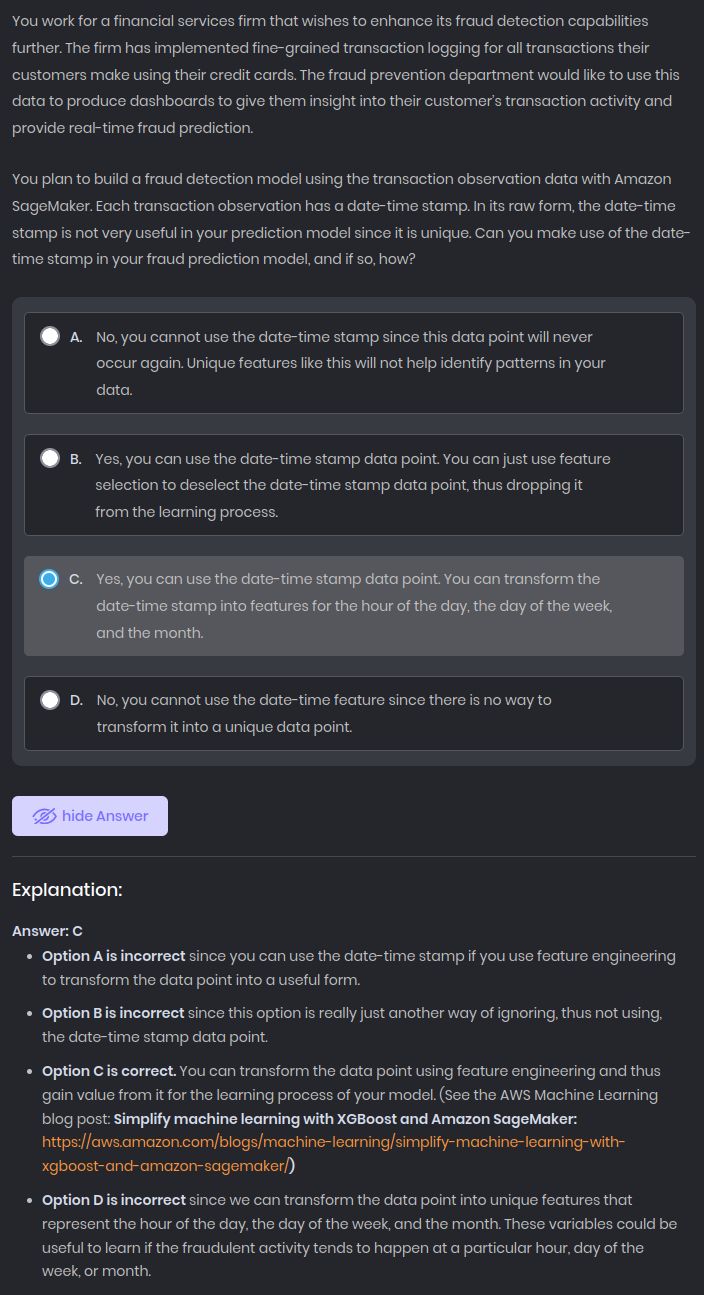
#> input picture images/Example.png, 704 x 1295 px; its folder holds only this picture in this run
$ python -i ocr.py   (imports and definitions only)
#> lines starting #> are read from the running program, lines starting #| are printed output that depends on the picture; after the words box and inside, x2 and y2 are one past the last pixel; in counts of white or black regions, pixels touching at a corner belong together
# ocr_utils.py
# This file handles Optical Character Recognition (OCR) to extract text from images
# It processes exam question images and converts them to readable text for analysis

# Import necessary libraries for image processing and OCR
import cv2  # OpenCV for image processing and manipulation
import numpy as np  # NumPy for numerical operations on image arrays
import easyocr  # EasyOCR library for text recognition from images
from PIL import Image  # Python Imaging Library for image format conversions
from typing import List  # Type hints for better code documentation

# Global variable to store the OCR reader instance
# We initialize it once to avoid reloading the model multiple times (which is slow)
_reader = None

# [23 lines left out: function init_reader, not called in this run]

def preprocess_image(path: str, resize_width: int = 1600) -> np.ndarray:
    """
    Preprocesses an image to improve OCR accuracy.

    This function applies various image processing techniques to enhance text
    readability for the OCR engine. It handles resizing, grayscale conversion,
    dark background detection, noise reduction, and adaptive thresholding.

    Args:
        path (str): File path to the input image
        resize_width (int): Target width for image resizing (default: 1600)

    Returns:
        np.ndarray: Preprocessed image as a NumPy array ready for OCR

    Raises:
        FileNotFoundError: If the image file cannot be found or loaded
    """
#> called with path = '../images/Example.png', resize_width = 1600
    # Load the image from the specified path
    img = cv2.imread(path)
#> img is the input picture: shape (1295, 704, 3); mean B, G, R 58.2, 52.5, 50.7
    if img is None:
        raise FileNotFoundError(f"Image not found: {path}")

    # Get image dimensions (height, width)
    h, w = img.shape[:2]
#> h = 1295; w = 704

    # Resize image if it's smaller than the target width
    # This helps improve OCR accuracy on small images
    if w < resize_width:
        scale = resize_width / w  # Calculate scaling factor
#> scale = 2.27
        # Resize image maintaining aspect ratio
        img = cv2.resize(img, (int(w*scale), int(h*scale)), interpolation=cv2.INTER_LINEAR)
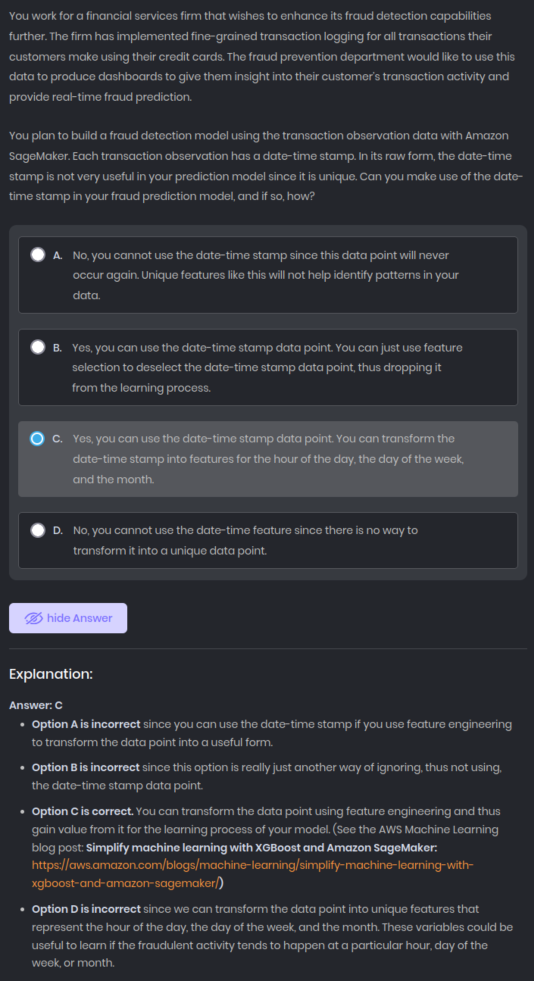
#> img: shape (2943, 1600, 3) (shown at 1/3 size); mean B, G, R 58.2, 52.4, 50.7

    # Convert image to grayscale for better text processing
    # Grayscale images are easier for OCR engines to process
    gray = cv2.cvtColor(img, cv2.COLOR_BGR2GRAY)

    # Detect if the image has dark background with light text
    # Calculate average brightness of the image
    mean_intensity = np.mean(gray)
#> mean_intensity = 52.54
    if mean_intensity < 100:  # If image is dark (dark background)
        # Invert colors: dark background becomes light, light text becomes dark
        # This helps OCR engines that expect dark text on light background
        gray = cv2.bitwise_not(gray)
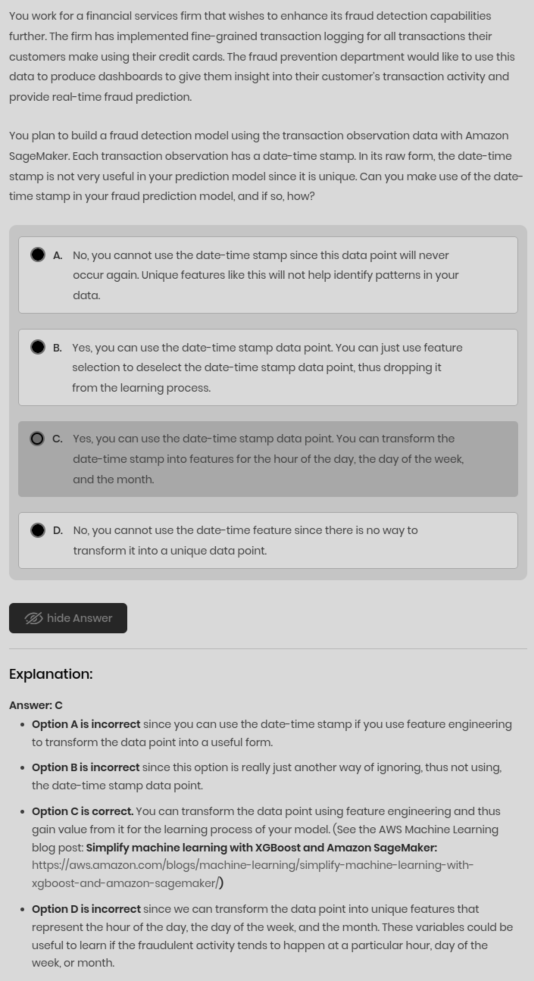
#> gray: shape (2943, 1600) (shown at 1/3 size); min 0, max 217, mean 202.5

    # Save intermediate result for debugging purposes
    cv2.imwrite("outputs/preprocessed-gray.jpg", gray)

    # Apply bilateral filter to reduce noise while preserving edges
    # This smooths the image while keeping text edges sharp
    # Parameters: image, diameter, sigmaColor, sigmaSpace
    blur = cv2.bilateralFilter(gray, 9, 15, 15)

    # Save blurred result for debugging
    cv2.imwrite("outputs/preprocessed-blur.jpg", blur)

    # Apply adaptive thresholding to create binary image (black and white)
    # This converts grayscale to pure black text on white background
    # Adaptive thresholding works better than fixed threshold for varying lighting
    th = cv2.adaptiveThreshold(blur, 255, cv2.ADAPTIVE_THRESH_GAUSSIAN_C,
                               cv2.THRESH_BINARY, 15, 8)
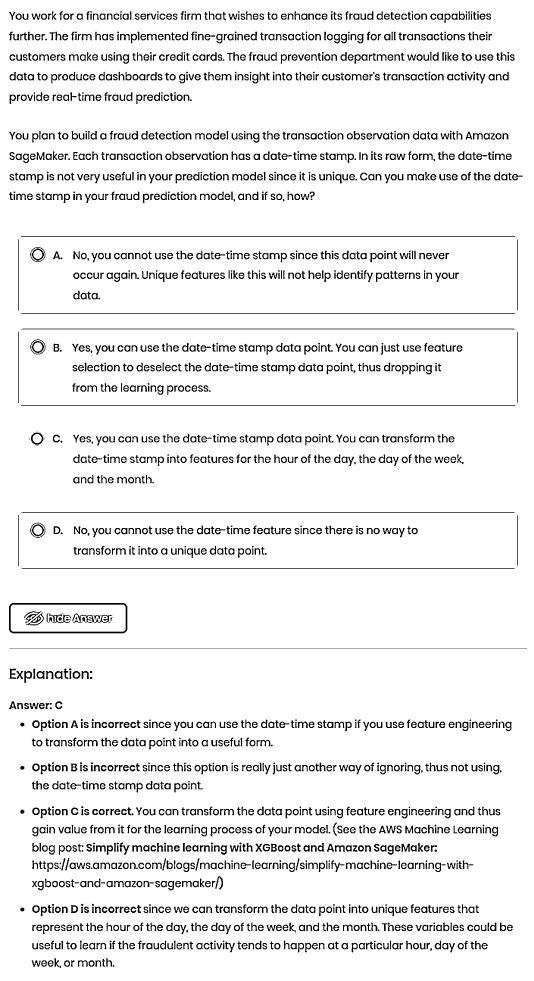
#> th: shape (2943, 1600) (shown at 1/3 size); 92.9% white; 2104 black regions (129 under 20 px), largest, box (x1, y1, x2, y2) and area: (27, 1809, 382, 1900) 4257, (63, 709, 1546, 711) 2964, (63, 1216, 1546, 1218) 2964

    # Save final preprocessed image for debugging
    cv2.imwrite("outputs/preprocessed.jpg", th)

    # Return the preprocessed binary image
    return th

# [39 lines left out: function image_to_text, not called in this run]

>>> result = preprocess_image('../images/Example.png')
